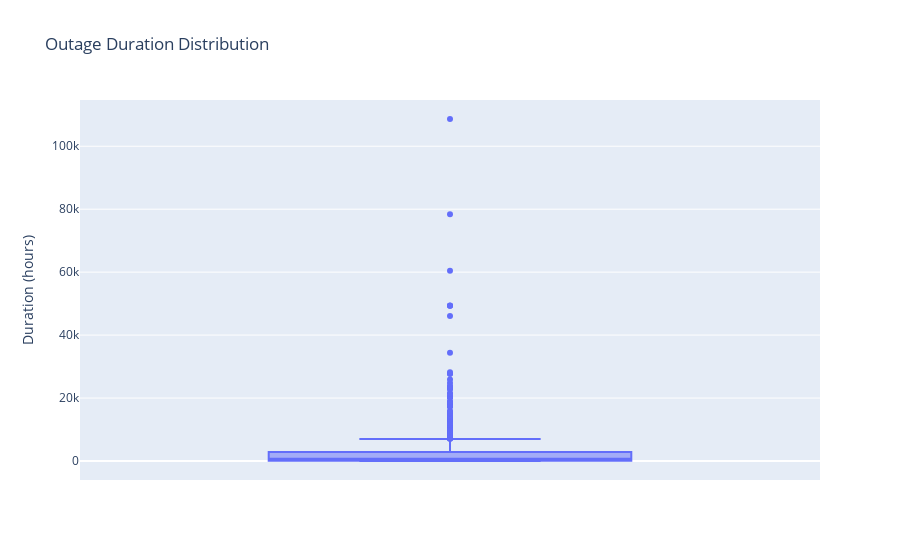

Notebook code for this chart:
### Code cell
# Understand the range and distribution of outage durations

fig2 = px.box(df, y='OUTAGE.DURATION', title='Outage Duration Distribution')
fig2.update_layout(yaxis_title='Duration (hours)')
fig2.show()

### Figure 1 — Plotly figure (JSON) as saved in the notebook; plotly's stock layout.template omitted (floating-point values rounded to 4 significant figures; data arrays with more than 128 entries replaced by an {"elided": "..."} marker saying what was removed)
{"data": [{"alignmentgroup": "True", "hovertemplate": "OUTAGE.DURATION=%{y}<extra></extra>", "legendgroup": "", "marker": {"color": "#636efa"}, "name": "", "notched": false, "offsetgroup": "", "orientation": "v", "showlegend": false, "type": "box", "x0": " ", "xaxis": "x", "y": {"elided": "1535 mixed values"}, "y0": " ", "yaxis": "y"}], "layout": {"boxmode": "group", "legend": {"tracegroupgap": 0}, "title": {"text": "Outage Duration Distribution"}, "xaxis": {"anchor": "y", "domain": [0, 1]}, "yaxis": {"anchor": "x", "domain": [0, 1], "title": {"text": "Duration (hours)"}}}}
